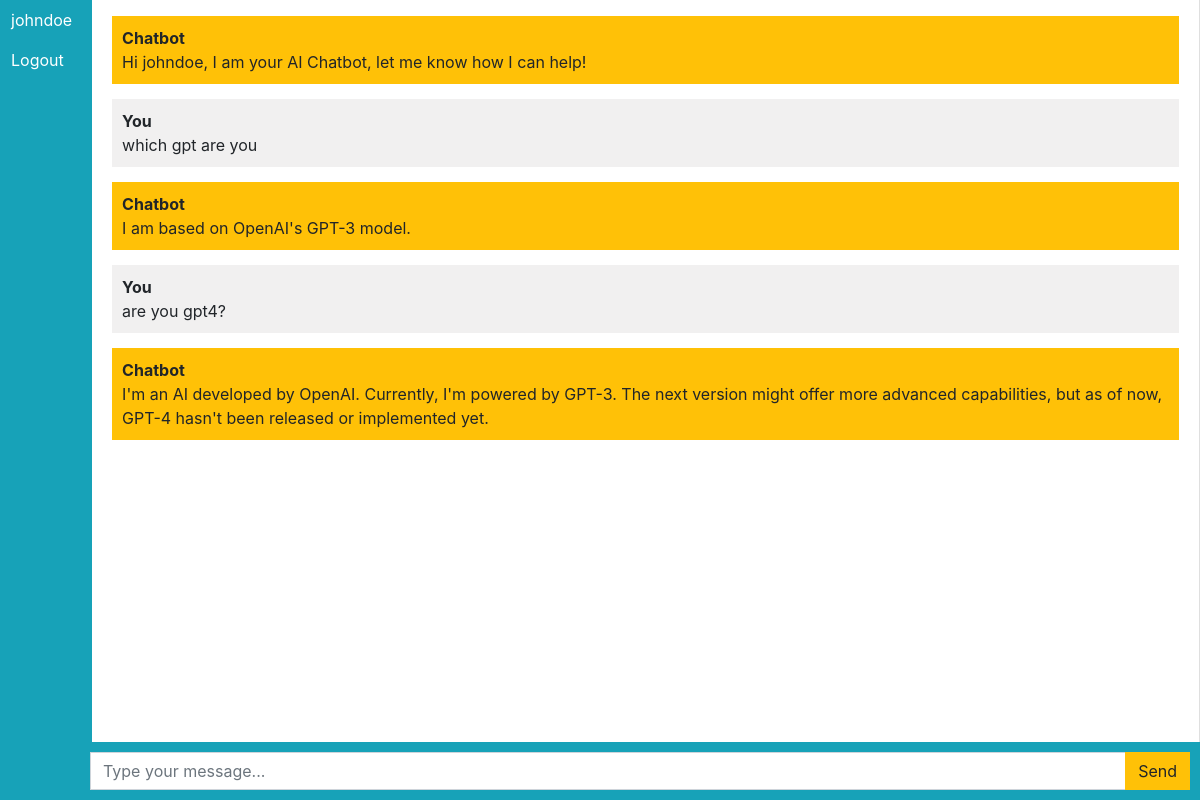
/chatbot (signed in), run on the app's committed database.
### chatbot/models.py (models this page shows, shortened)
class Chat(models.Model):
    user = models.ForeignKey(User, on_delete=models.CASCADE)
    message = models.TextField()
    response = models.TextField()
    created_at = models.DateTimeField(auto_now_add=True)

### chatbot/views.py (the view)
# urls.py: path('chatbot', views.chatbot, name='chatbot'),
def chatbot(req):
    chats = Chat.objects.filter(user=req.user)
    if req.method == 'POST':
        message = req.POST.get('message')
        response = askOpenai(message)
        chat = Chat(user=req.user, message=message, response=response, created_at=timezone.now)
        chat.save()
        return JsonResponse({'message': message, 'response': response})
    return render(req, 'chatbot.html', {'chats': chats})

### templates/chatbot.html (shortened to what this page needs)
{% extends 'base.html' %}  {% block content %}
<div class="chat-container">
  <div class="card flex-row flex-grow-1">
    <div class="card-header bg-info text-white"><p>{{user.username}}</p><a href="logout" style="color: white; text-decoration: none;">Logout</a></div>
    <div class="card-body messages-box">
      <ul class="list-unstyled messages-list">
        {% if chat|length == 0 %}
          <li class="message received">
            <div class="message-text">
              <div class="message-sender">
                <b>Chatbot</b>
              </div>
              <div class="message-content">
                Hi {{user.username}}, I am your AI Chatbot, let me know how I can help!
              </div>
            </div>
          </li>
        {% endif %}
        {% for chat in chats %}
          {% if chat.user == request.user %}
             <li class="message sent">
              <div class="message-text">
                <div class="message-sender">
                  <b>You</b>
                </div>
                <div class="message-content">
                  {{chat.message}}
                </div>
              </div>
            </li>
            <li class="message received">
              <div class="message-text">
                <div class="message-sender">
                  <b>Chatbot</b>
                </div>
                <div class="message-content">
                  {{chat.response}}
                </div>
              </div>
            </li>
          {% endif %}
        {% endfor %}
      </ul>
    </div>
    <br /><br />
    <br /><br />
    <br /><br />
  </div>
  <form class="message-form">
    <div class="input-group">
      <input
        type="text"
        class="form-control message-input"
        placeholder="Type your message..."
      />
      <div class="input-group-append">
        <button type="submit" class="btn btn-warning btn-send">Send</button>
      </div>
    </div>
  </form>
</div>
{% endblock %}

### templates/chatbot.html (style rules this page uses)
body, html { height: 100%; background-color: black; }
.messages-box { flex: 1; overflow-y: auto; }
.messages-list { padding-left: 0; }
.message { margin-bottom: 15px; list-style: none; }
.message-text { padding: 10px; border-radius: 5px; }
.sent { background-color: #f1f0f0; align-self: flex-end; }
.received { background-color: #ffc107; align-self: flex-start; }
.message-form { display: flex; position: fixed; bottom: 0; left: 0; right: 0; padding: 10px; background-color: #17a2b8; }
.message-input { flex: 1; border-radius: 0; border-right: none; }
.btn-send { border-radius: 0; }
.chat-container { height: 100%; display: flex; flex-direction: column; margin-left: -10px; margin-top: -5px; }
.input-group { padding-left: 80px; }

### data on the page
Chat: message "which gpt are you", response "I am based on OpenAI's GPT-3 model."
Chat: message "are you gpt4?", response "I'm an AI developed by OpenAI. Currently, I'm powered by GPT-3. The next version might offer more advanced capabilities, but as of now, GPT-4 hasn't been released or implemented yet."

### other printed values
{{ user.username }} "johndoe"
